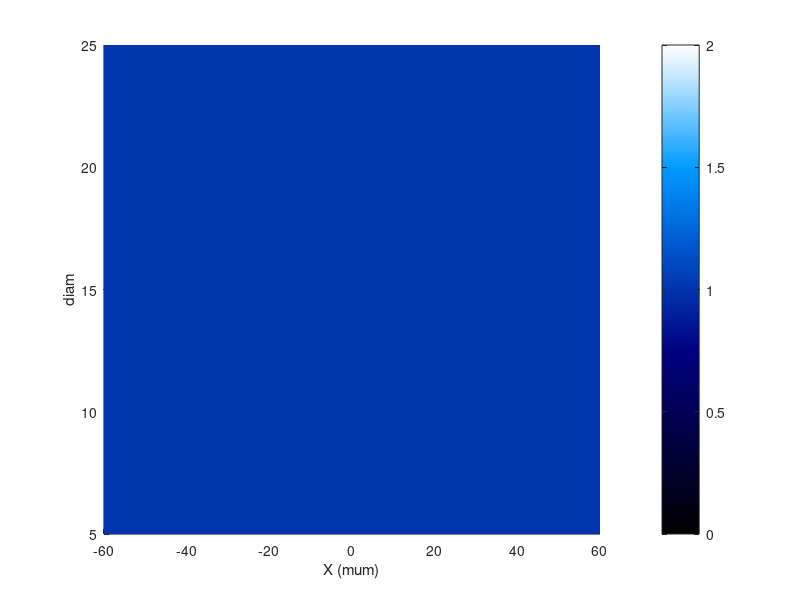

The MATLAB script that drew this image: (Note: this script raises an error after producing the figure.)
clear all

NptsXY=1025;  %number of point along the radius. Sampling for the hankel function evaluation as well
f=1.0; % focal length of the lens in m
d1vect=(5:1:25).*1e-3;   %diameter of the inner beam
d2=15e-3;   %Diameter of the annular beam
w0=15e-3;   %Waist of the laser when collimated
Ein=1e-3; %Energy in J
Tau1=50e-15; %Duration (s) of the beam
Lambda=792e-9;
k0 = 2*pi/Lambda;   % Wave vector
zL=0.0;  %Distance from the phase mask to the lens
zP=f;   %Distance from the lens to where the final profile is calculated

zE=f;   %SDcreen (MCP) distance from focus

I0=2*Ein/Tau1/pi/(w0^2)*sqrt(4*log(2)/pi);   %Reference for the  intensity
%Phase mask
NPhase=0*800/800;   %Number of pi phase difference between the upper and lower part of the beam

%%
for ii=1:length(d1vect)
    d1 = d1vect(ii);
    DR0 =5*max(d1,d2);    %Typical size of the input slit. Used to define the input grid.
    %\\\\|\|\||||\ It should be large enough so that the step of the Fourier transform is
    % small enough to get a good definition of the focus.
    r=linspace(-DR0,DR0,NptsXY);    % Grid for the transverse axis at the entrance.
    [XArray YArray]=meshgrid(r,r); % Meshgrids on the entrance plane
    RArray=sqrt(XArray.^2+YArray.^2);
    Deltar=mean(diff(r));   %usefull for defining the output grid
    
    
    
    
    %------- Input field ---------------
    U0 =sqrt(I0)*exp(-(RArray/w0).^2);%Gaussian beam
    U0=U0.*((RArray-d1/2)<0);   %times the diameter of the hole
    
    ULens=U0;
    
    %%------------------------------------------------------------------------
    % \\\\\\\\\\\\\\\\\\ Propagation from the lens to the z position \\\\\\\\
    %%------------------------------------------------------------------------
    %Computation of the field at abcissa z after the lens
    % It should be chosen close to focus for the FT method to work
    %Usual scaling factors
    rLinOut=2*pi/NptsXY/Deltar*linspace(0,NptsXY-1,NptsXY);  %Scaling of the output grid obtained through the Fourier Transform
    Scale=Deltar/sqrt(2*pi);    %Amplitude scaling factor for 1D
    Scale=Scale^2;  % Here is for 2D. Checked on a gaussian:correct
    %Here it is the FT taken at x'*k/zP=x'*2*pi/lambda/z. So the linscale and scale requires
    % rescaling:
    rLinOut=rLinOut*Lambda/2/pi*zP;
    rLinOut=rLinOut-mean(rLinOut);
    %Just 2pi is missing on the Scale to fit with the definition of the FFT:
    Scale=Scale*(2*pi);
    
    [XOutArray YOutArray]=meshgrid(rLinOut,rLinOut); % output grid
    ROutArray=sqrt(XOutArray.^2+YOutArray.^2);
    U0temp = ULens.*exp(-i*k0*(RArray).^2/2*(1/f-1/zP)); %Input field times a lens and the other one in the Fresnel integral
    U0Out=Scale/(Lambda*zP).*fftshift(fft2(fftshift(U0temp)).*exp(i*k0*(ROutArray).^2/2/zP));
    temp=abs(U0Out).^2;
    Imax=max(max(temp))*1e-18;
    
    xsave(ii,:) = XOutArray(512,:);
    Usave(ii,:) = U0Out(512,:);
    Isave(ii) = Imax;
end

%%
commonaxis = linspace(-200e-6,200e-6,257);
clear Usave2
for ii=1:length(d1vect)
    Usave2(ii,:)= interp1(xsave(ii,:),abs(Usave(ii,:)).^2,commonaxis);
end
%
load('bluecmap.mat');
figure(1)
clf
% surf(commonaxis*1e6,d1vect.*1000,Usave2.*1e-4)
surf(commonaxis*1e6,d1vect.*1000,ones(size(Usave2)))
view(2)
shading interp
xlim([-60 60]);
ylabel('diam')
xlabel('X (mum)')
colormap(cmap)
a=gca;

colorbar

%%
%export_fig('I_funofIris','-png','-r300');


%%
for ii=1:length(d1vect)
    tmp = Usave2(ii,:);
    imax(ii) = max(tmp);
f = fit(commonaxis',tmp','gauss1');
% plot(f,commonaxis,tmp)
     waist(ii) = f.c1;
end

%%
subplot = @(m,n,p) subtightplot(m,n,p);
figure(33)
clf
subplot(1,2,1)
plot(imax.*1e-18,d1vect.*1e3)
xlim([0 10]);
subplot(1,2,2)
plot(waist.*1e6,d1vect.*1e3)
xlim([20 95]);
